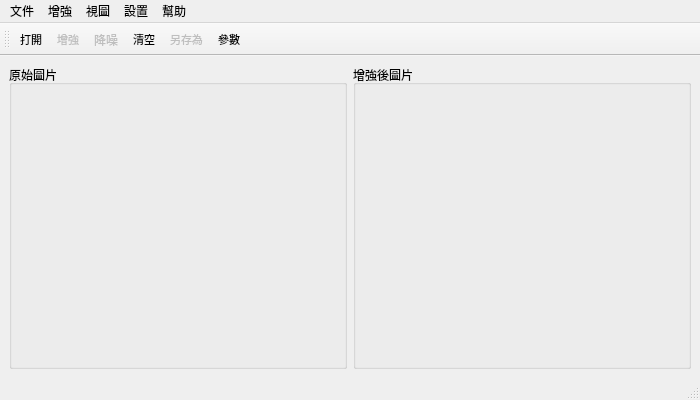
<?xml version="1.0" encoding="UTF-8"?>
<ui version="4.0">
 <class>MainWindow</class>
 <widget class="QMainWindow" name="MainWindow">
  <property name="geometry">
   <rect>
    <x>0</x>
    <y>0</y>
    <width>700</width>
    <height>400</height>
   </rect>
  </property>
  <property name="minimumSize">
   <size>
    <width>700</width>
    <height>400</height>
   </size>
  </property>
  <property name="windowTitle">
   <string>低光照圖像增強系統</string>
  </property>
  <property name="windowIcon">
   <iconset>
    <normaloff>resource/image/icon.png</normaloff>resource/image/icon.png</iconset>
  </property>
  <property name="iconSize">
   <size>
    <width>18</width>
    <height>18</height>
   </size>
  </property>
  <widget class="QWidget" name="centralwidget">
   <layout class="QVBoxLayout" name="verticalLayout_2">
    <item>
     <layout class="QHBoxLayout" name="horizontalLayout_5">
      <item>
       <widget class="QGroupBox" name="originBox">
        <property name="enabled">
         <bool>true</bool>
        </property>
        <property name="title">
         <string>原始圖片</string>
        </property>
       </widget>
      </item>
      <item>
       <widget class="QGroupBox" name="enhancedBox">
        <property name="title">
         <string>增強後圖片</string>
        </property>
       </widget>
      </item>
     </layout>
    </item>
   </layout>
  </widget>
  <widget class="QStatusBar" name="statusBar"/>
  <widget class="QMenuBar" name="menuBar">
   <property name="geometry">
    <rect>
     <x>0</x>
     <y>0</y>
     <width>700</width>
     <height>18</height>
    </rect>
   </property>
   <widget class="QMenu" name="menu">
    <property name="title">
     <string>文件</string>
    </property>
    <widget class="QMenu" name="recentOpenMenu">
     <property name="title">
      <string>最近打開</string>
     </property>
     <property name="icon">
      <iconset>
       <normaloff>resource/image/file.png</normaloff>resource/image/file.png</iconset>
     </property>
    </widget>
    <addaction name="openAct"/>
    <addaction name="recentOpenMenu"/>
    <addaction name="separator"/>
    <addaction name="saveAct"/>
    <addaction name="saveAsAct"/>
    <addaction name="saveIlluMapAct"/>
    <addaction name="separator"/>
    <addaction name="clearAct"/>
    <addaction name="separator"/>
    <addaction name="quitAct"/>
   </widget>
   <widget class="QMenu" name="menu_2">
    <property name="title">
     <string>設置</string>
    </property>
    <addaction name="settingAct"/>
   </widget>
   <widget class="QMenu" name="menu_3">
    <property name="title">
     <string>幫助</string>
    </property>
    <addaction name="aboutAct"/>
    <addaction name="thankAct"/>
   </widget>
   <widget class="QMenu" name="menu_4">
    <property name="title">
     <string>增強</string>
    </property>
    <addaction name="enhanceAct"/>
    <addaction name="illuMapAct"/>
    <addaction name="separator"/>
   </widget>
   <widget class="QMenu" name="menu_8">
    <property name="title">
     <string>視圖</string>
    </property>
    <addaction name="showToolBarAct"/>
    <addaction name="showProgressBarAct"/>
   </widget>
   <addaction name="menu"/>
   <addaction name="menu_4"/>
   <addaction name="menu_8"/>
   <addaction name="menu_2"/>
   <addaction name="menu_3"/>
  </widget>
  <widget class="QToolBar" name="toolBar">
   <property name="enabled">
    <bool>true</bool>
   </property>
   <property name="minimumSize">
    <size>
     <width>0</width>
     <height>0</height>
    </size>
   </property>
   <property name="windowTitle">
    <string>toolBar</string>
   </property>
   <property name="iconSize">
    <size>
     <width>30</width>
     <height>30</height>
    </size>
   </property>
   <property name="toolButtonStyle">
    <enum>Qt::ToolButtonTextBesideIcon</enum>
   </property>
   <attribute name="toolBarArea">
    <enum>TopToolBarArea</enum>
   </attribute>
   <attribute name="toolBarBreak">
    <bool>false</bool>
   </attribute>
   <addaction name="openAct"/>
   <addaction name="enhanceAct"/>
   <addaction name="denoiseAct"/>
   <addaction name="clearAct"/>
   <addaction name="saveAsAct"/>
   <addaction name="settingAct"/>
  </widget>
  <action name="openAct">
   <property name="icon">
    <iconset>
     <normaloff>resource/image/open.png</normaloff>resource/image/open.png</iconset>
   </property>
   <property name="text">
    <string>打開</string>
   </property>
   <property name="font">
    <font>
     <pointsize>8</pointsize>
     <weight>50</weight>
     <bold>false</bold>
     <stylestrategy>PreferDefault</stylestrategy>
     <kerning>true</kerning>
    </font>
   </property>
   <property name="shortcutContext">
    <enum>Qt::WindowShortcut</enum>
   </property>
   <property name="iconVisibleInMenu">
    <bool>true</bool>
   </property>
  </action>
  <action name="aboutAct">
   <property name="icon">
    <iconset>
     <normaloff>resource/image/icon.png</normaloff>resource/image/icon.png</iconset>
   </property>
   <property name="text">
    <string>关于</string>
   </property>
  </action>
  <action name="settingAct">
   <property name="icon">
    <iconset>
     <normaloff>resource/image/setting.png</normaloff>resource/image/setting.png</iconset>
   </property>
   <property name="text">
    <string>參數</string>
   </property>
   <property name="font">
    <font>
     <pointsize>8</pointsize>
    </font>
   </property>
  </action>
  <action name="undoAct">
   <property name="icon">
    <iconset>
     <normaloff>resource/image/undo.png</normaloff>resource/image/undo.png</iconset>
   </property>
   <property name="text">
    <string>撤銷</string>
   </property>
  </action>
  <action name="redoAct">
   <property name="icon">
    <iconset>
     <normaloff>resource/image/redo.png</normaloff>resource/image/redo.png</iconset>
   </property>
   <property name="text">
    <string>重做</string>
   </property>
  </action>
  <action name="enhanceAct">
   <property name="checkable">
    <bool>false</bool>
   </property>
   <property name="enabled">
    <bool>false</bool>
   </property>
   <property name="icon">
    <iconset>
     <normaloff>resource/image/enhence.png</normaloff>resource/image/enhence.png</iconset>
   </property>
   <property name="text">
    <string>增強</string>
   </property>
   <property name="toolTip">
    <string>低光照增強</string>
   </property>
   <property name="font">
    <font>
     <pointsize>8</pointsize>
    </font>
   </property>
  </action>
  <action name="saveAct">
   <property name="enabled">
    <bool>false</bool>
   </property>
   <property name="icon">
    <iconset>
     <normaloff>resource/image/save.png</normaloff>resource/image/save.png</iconset>
   </property>
   <property name="text">
    <string>保存</string>
   </property>
   <property name="font">
    <font>
     <pointsize>8</pointsize>
    </font>
   </property>
  </action>
  <action name="printAct">
   <property name="enabled">
    <bool>false</bool>
   </property>
   <property name="text">
    <string>打印</string>
   </property>
  </action>
  <action name="clearAct">
   <property name="icon">
    <iconset>
     <normaloff>resource/image/clear.png</normaloff>resource/image/clear.png</iconset>
   </property>
   <property name="text">
    <string>清空</string>
   </property>
   <property name="font">
    <font>
     <pointsize>8</pointsize>
    </font>
   </property>
  </action>
  <action name="quitAct">
   <property name="icon">
    <iconset>
     <normaloff>resource/image/quit.png</normaloff>resource/image/quit.png</iconset>
   </property>
   <property name="text">
    <string>退出</string>
   </property>
  </action>
  <action name="copyAct">
   <property name="text">
    <string>複製</string>
   </property>
  </action>
  <action name="illuMapAct">
   <property name="enabled">
    <bool>false</bool>
   </property>
   <property name="icon">
    <iconset>
     <normaloff>resource/image/1211052.png</normaloff>resource/image/1211052.png</iconset>
   </property>
   <property name="text">
    <string>光照圖</string>
   </property>
  </action>
  <action name="denoiseAct">
   <property name="enabled">
    <bool>false</bool>
   </property>
   <property name="icon">
    <iconset>
     <normaloff>resource/image/denoise.png</normaloff>resource/image/denoise.png</iconset>
   </property>
   <property name="text">
    <string>降噪</string>
   </property>
  </action>
  <action name="showToolBarAct">
   <property name="checkable">
    <bool>true</bool>
   </property>
   <property name="text">
    <string>工具欄</string>
   </property>
   <property name="toolTip">
    <string>工具欄</string>
   </property>
  </action>
  <action name="showProgressBarAct">
   <property name="checkable">
    <bool>true</bool>
   </property>
   <property name="text">
    <string>進度條</string>
   </property>
  </action>
  <action name="thankAct">
   <property name="icon">
    <iconset>
     <normaloff>resource/image/github.png</normaloff>resource/image/github.png</iconset>
   </property>
   <property name="text">
    <string>致謝</string>
   </property>
  </action>
  <action name="saveAsAct">
   <property name="enabled">
    <bool>false</bool>
   </property>
   <property name="icon">
    <iconset>
     <normaloff>resource/image/save.png</normaloff>resource/image/save.png</iconset>
   </property>
   <property name="text">
    <string>另存為</string>
   </property>
   <property name="font">
    <font>
     <pointsize>8</pointsize>
    </font>
   </property>
  </action>
  <action name="saveIlluMapAct">
   <property name="enabled">
    <bool>false</bool>
   </property>
   <property name="icon">
    <iconset>
     <normaloff>resource/image/save.png</normaloff>resource/image/save.png</iconset>
   </property>
   <property name="text">
    <string>保存光照圖</string>
   </property>
  </action>
 </widget>
 <resources/>
 <connections>
  <connection>
   <sender>showToolBarAct</sender>
   <signal>triggered(bool)</signal>
   <receiver>toolBar</receiver>
   <slot>setVisible(bool)</slot>
   <hints>
    <hint type="sourcelabel">
     <x>-1</x>
     <y>-1</y>
    </hint>
    <hint type="destinationlabel">
     <x>349</x>
     <y>36</y>
    </hint>
   </hints>
  </connection>
 </connections>
 <slots>
  <slot>loadImg()</slot>
  <slot>enhanceImg()</slot>
  <slot>saveImg()</slot>
 </slots>
</ui>
